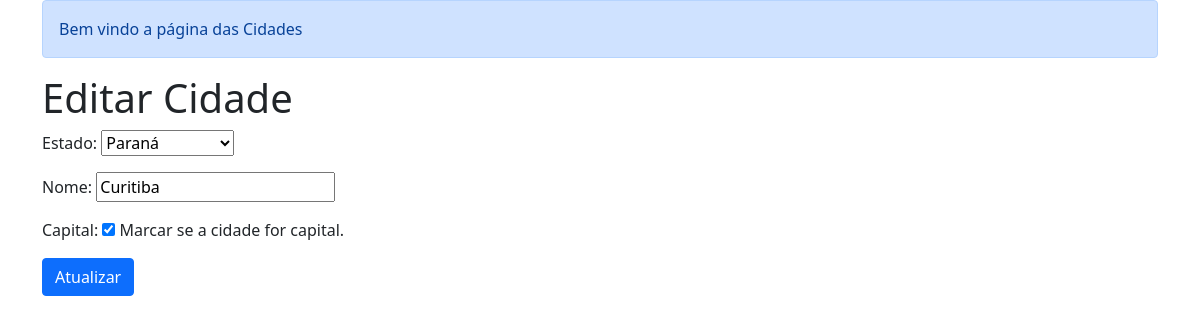
The app's page /update/15/ (signed in) with its own data.
### cadastros/models.py (models this page shows, shortened)
class Cidade(models.Model):
    estado = models.ForeignKey(Estado, on_delete=models.PROTECT, null=True, blank=False)
    nome = models.CharField(max_length=100, unique=True)
    capital = models.BooleanField(default=False, help_text=" Marcar se a cidade for capital.")
    class Meta:
        verbose_name = 'Cidade'
        verbose_name_plural = 'Cidades'

class Estado(models.Model):
    pais = models.ForeignKey(Pais, on_delete=models.PROTECT)
    nome = models.CharField(max_length=100, unique=True)
    def __str__(self):
        return self.nome
    class Meta:
        verbose_name = 'Estado'
        verbose_name_plural = 'Estados'
        ordering = ('nome', )

### cadastros/views.py (the view)
# urls.py: path('update/<int:pk>/', login_required(CidadeUpdate.as_view()), name='edita-cidade'),
class CidadeUpdate(UpdateView, SuccessMessageMixin):
    model = Cidade
    form_class = CidadeForm
    template_name = 'cadastros/edita_cidades.html'
    success_url = reverse_lazy('cidades-list')
    success_message = 'Cadastro atualizado com sucesso!'

### cadastros/forms.py
class CidadeForm(forms.ModelForm):
    class Meta:
        model = Cidade
        fields = '__all__'

### cadastros/templates/cadastros/edita_cidades.html (shortened to what this page needs)
{% extends 'base.html' %}
{% block conteudo %}
    <h1>Editar Cidade</h1>
    <form method="POST">
        {{ form.as_p }}
        <input type="submit" value="Atualizar" class="btn btn-primary" >
    </form>
{% endblock %}

### records on screen
Cidade: estado "Paraná", capital "☑"
Estado: nome "Curitiba"
